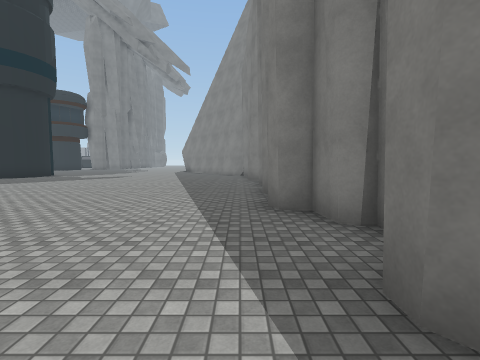
[1] (above)

19 first-person views from a walk through a Unity game level. The camera is 1.5 m above the floor, tilts 4° down and sees 85° across. The floor is counted in squares, 2 m on a side. Each view is taken from the middle of a square. On the plan, view 1 faces up. The plan holds only what a view shows up to about 9 squares ahead; the rest is blank. The place goes on beyond the plan. The player is left out. Some surface patterns are stand-ins.

[2]
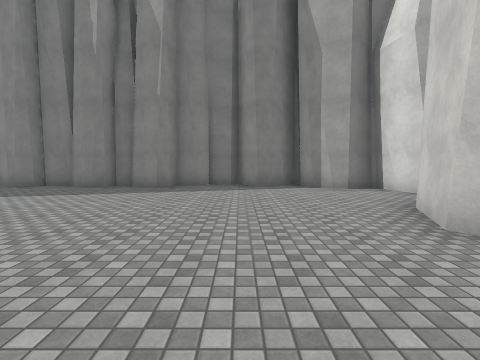

[3]
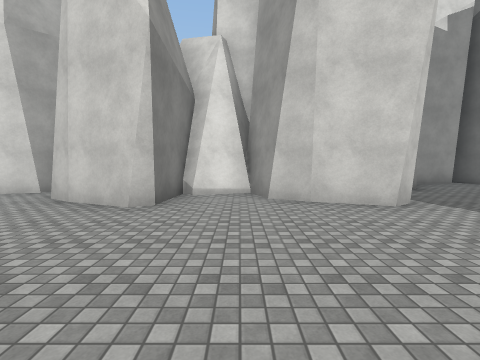

[4]
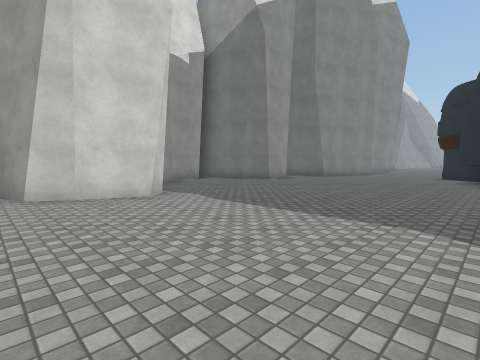

[5]
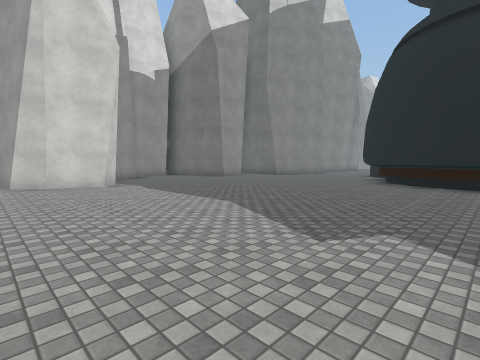

[6]
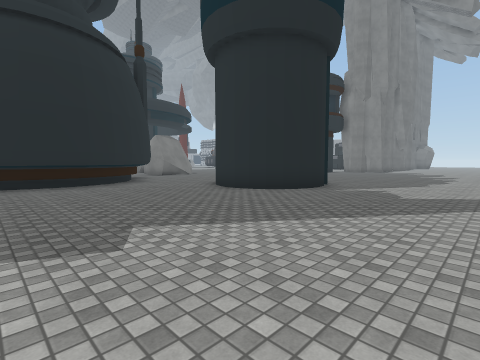

[7]
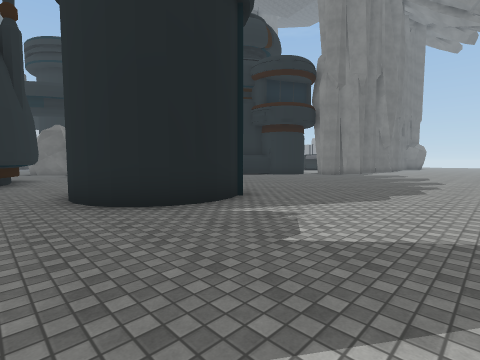

[8]
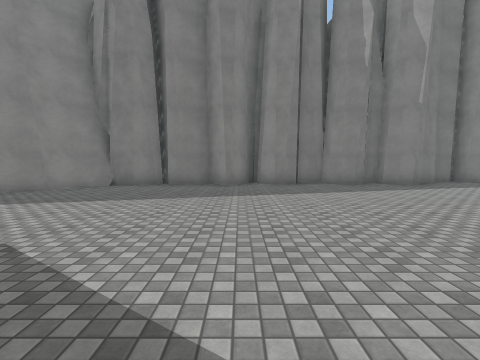

[9]
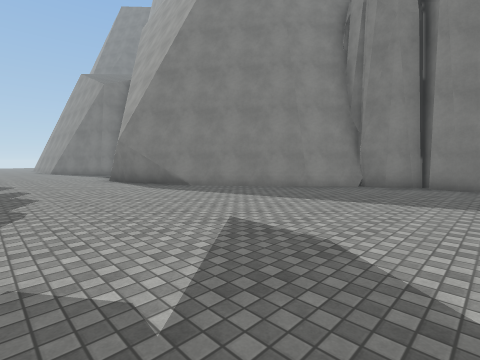

[10]
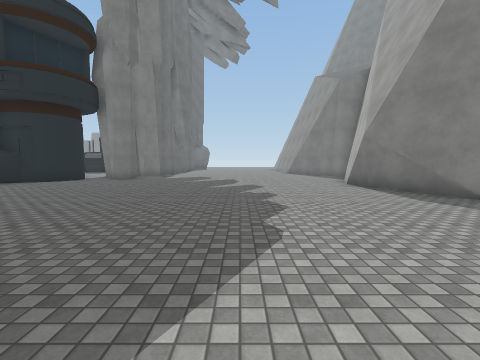

[11]
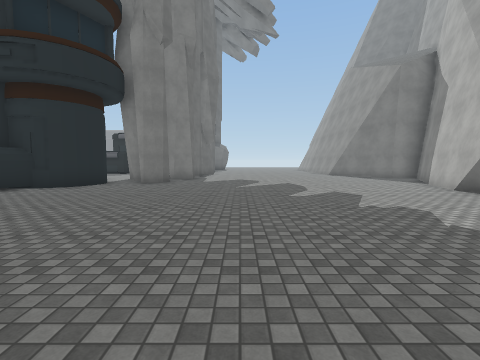

[12]
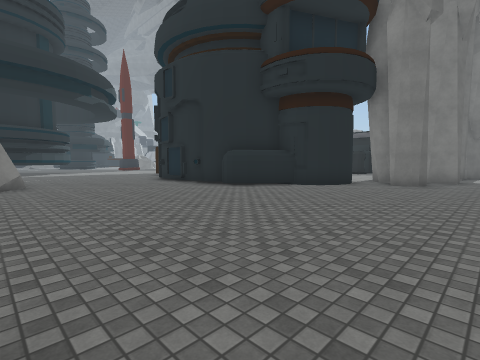

[13]
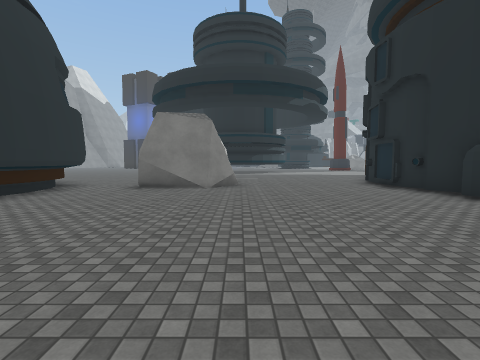

[14]
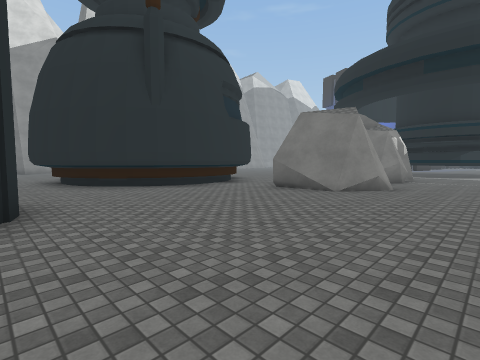

[15]
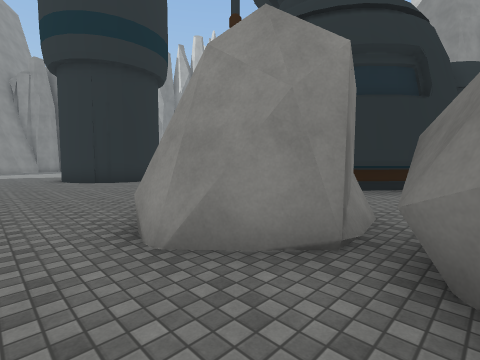

[16]
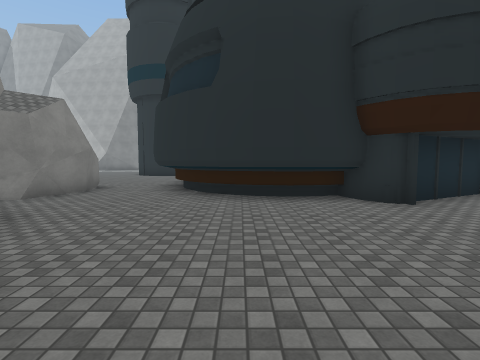

[17]
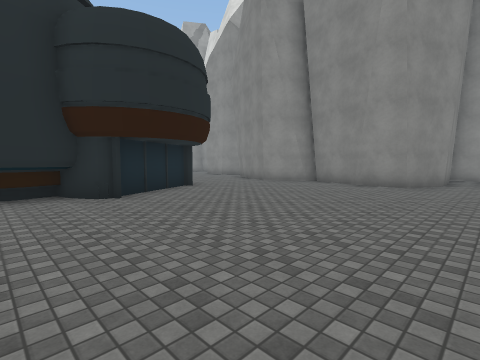

[18]
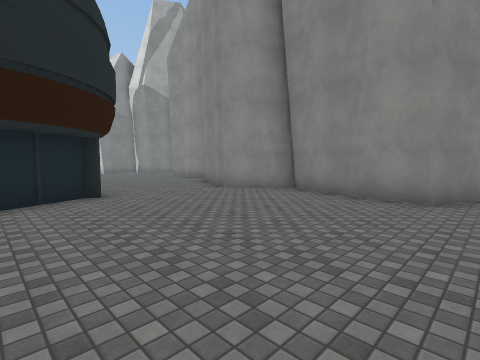

[19]
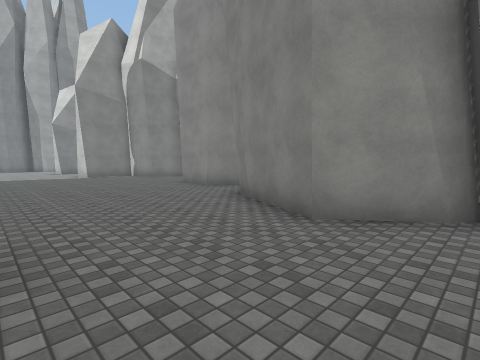

### Floor plan
Key: @ floor where view 1 was taken; # wall or solid block; . floor; O other object.
Columns run from 28 left of view 1 to 2 right of it. Each row starts with its distance up from view 1.
 24              O...........#
 23             OO..........##
 22             O...........#
 21        ####O............#
 20        .................#
 19        .................##
 18      ....................##
 17 O    .....................#
 16 O    .....................##
 15 O    ####..................##
 14      ####......#  #.........##
 13       .##......#  #..........#
 12      ..........####..........#
 11    .....OOOOO................#
 10   .....O#   #O...............#
  9  .....O##    O...............#
  8 ......O#     #O..............#
  7 ......O#    ##O..............#
  6 ......OOO   #O...............#
  5 ......OO    OO...............#
  4 .......O   O.................##
  3 .......O......................#
  2 ..............................#
  1 .............................##
  0 ............................@##
 -1 ..########....  ...###..##..##
 -2  ##  #   #..##  ...  #########
 -3            ##   .##   #    #
 -4                ..
 -5               ###

Where each view was taken, in squares from view 1:
view 1: 0 up, 0 right, facing up
view 2: 2 up, 7 left, facing right
view 3: 4 up, 6 left, facing down
view 4: 5 up, 6 left, facing down-left
view 5: 8 up, 6 left, facing down-left
view 6: 6 up, 6 left, facing up-left
view 7: 10 up, 6 left, facing up-left
view 8: 10 up, 8 left, facing right
view 9: 11 up, 8 left, facing up-right
view 10: 13 up, 8 left, facing up
view 11: 15 up, 10 left, facing up
view 12: 15 up, 11 left, facing up-left
view 13: 16 up, 12 left, facing left
view 14: 18 up, 13 left, facing down-left
view 15: 17 up, 23 left, facing down-right
view 16: 9 up, 27 left, facing right
view 17: 8 up, 28 left, facing down-right
view 18: 5 up, 27 left, facing down-right
view 19: 3 up, 23 left, facing down-right
